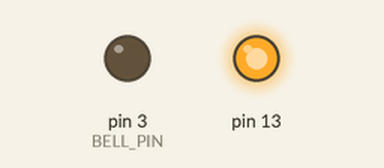
A sketch run on a simulated Arduino Uno, built with avr-gcc and run on an emulated ATmega328P. On the bench: output pins drawn as LEDs (lit = HIGH). Random numbers use the default seed unless the sketch sets one.

Above: at 10.4 s.
At 75.41 s:
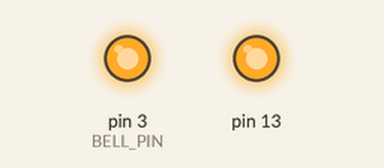
Timing chart, 0 to 85.3 s (numbered marks = the images above):
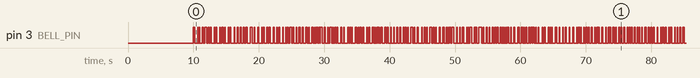

The sketch:

GraveBellRinger.ino
```cpp
#include "Timing.h"

// Hardware Config
#define BELL_PIN          3

#define MIN_NUMBER_OF_RINGS   1
#define MAX_NUMBER_OF_RINGS   6


unsigned long randomDelay;
unsigned int numberOfRings;

void ringBell(unsigned int numberOfTimes);

void longDelay(long delayInMilliseconds);


void setup() {
  pinMode(BELL_PIN, OUTPUT);
  digitalWrite(BELL_PIN, LOW);

  pinMode(13, OUTPUT);
  delay(POWER_ON_DELAY);

  // Set bell to default state
  ringBell(1);

  randomSeed(analogRead(0));
}


void loop() {
  numberOfRings = random(MAX_NUMBER_OF_RINGS - MIN_NUMBER_OF_RINGS) + MIN_NUMBER_OF_RINGS;
  ringBell(numberOfRings);

  // Delay between next ring
  randomDelay = random(MAX_DELAY_BETWEEN_RINGS - MIN_DELAY_BETWEEN_RINGS) + MIN_DELAY_BETWEEN_RINGS;
  longDelay(randomDelay);
}


/**
 * Rings the bell
 */
void ringBell(unsigned int numberOfTimes) {
  digitalWrite(13, HIGH);

  for (unsigned int i = 0; i < numberOfTimes; i++) {
    // Ringing action
    digitalWrite(BELL_PIN, HIGH);
    delay(RELAY_DELAY);
    digitalWrite(BELL_PIN, LOW);

    // Ring gap if not the last ring
    if (i < (numberOfTimes - 1)) {
      delay(random(MAX_RING_GAP - MIN_RING_GAP) + MIN_RING_GAP);
    }

  }

  digitalWrite(BELL_PIN, LOW);
  digitalWrite(13, LOW);
}


/**
 * Long delay to avoid using delay() with a lot of time in it. This is better
 */
void longDelay(unsigned long delayInMilliseconds)
{
  unsigned long startTime = millis();
  unsigned long diff = 0;

  while(diff < delayInMilliseconds) {
    delay(50);
    digitalWrite(BELL_PIN, LOW);

    diff = (millis() - startTime);
  }
}
```

Timing.h
```cpp
/**
 * This file contains items related to timing of the bell ringing and the project
 */
#ifndef TIMING_H
#define TIMING_H

// Converting things to milliseconds
#define SecondsToMilliseconds(s)    ((unsigned long)s * 1000)
#define MinutesToMilliseconds(m)    (SecondsToMilliseconds(m * 60))


#define RELAY_DELAY       100

#define POWER_ON_DELAY    SecondsToMilliseconds(10)


#define MIN_DELAY_BETWEEN_RINGS   MinutesToMilliseconds(3)
#define MAX_DELAY_BETWEEN_RINGS   MinutesToMilliseconds(15)


// Ring gap is time between rings in a group of rings
#define MIN_RING_GAP    RELAY_DELAY
#define MAX_RING_GAP    500


#endif
```

Measured:
- by itself, pin 3 (BELL_PIN): moves between LOW and HIGH, repeating every 57.9 s
